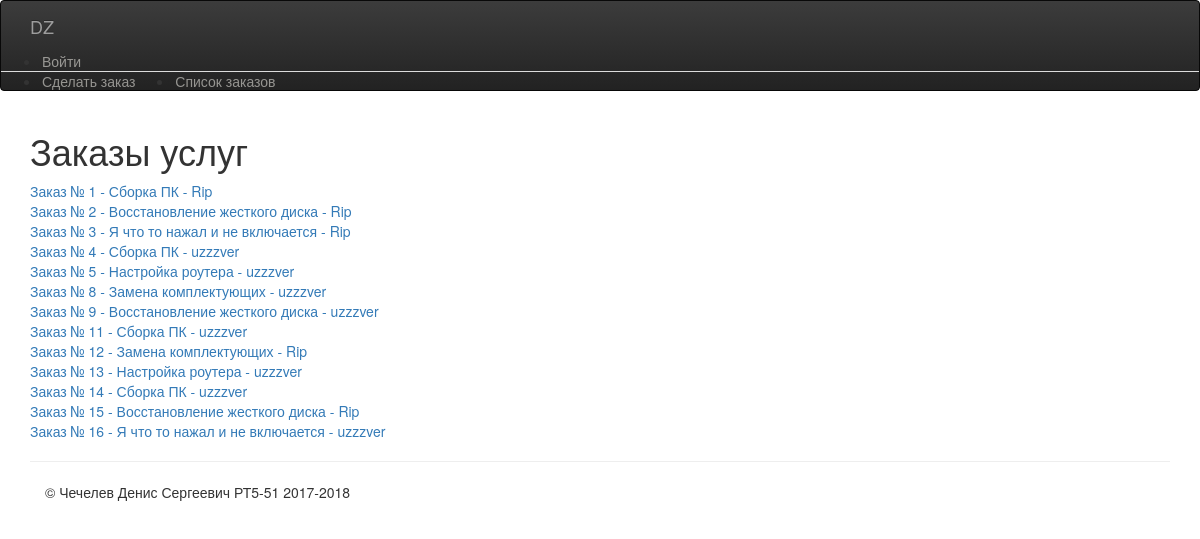
Page /allorders/ on the earlier database version.
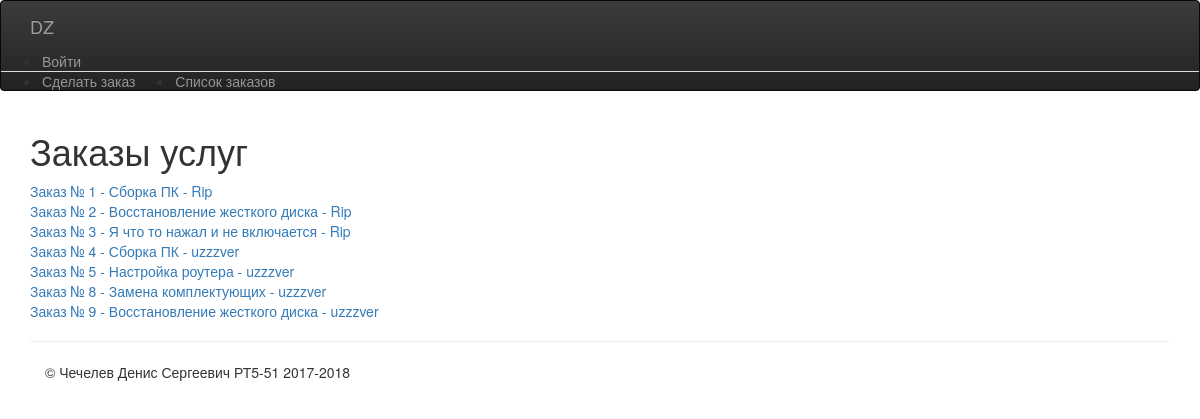
Same page on the later database version.
### loginsys/models.py (models this page shows)
class UserService(models.Model):
    id = models.AutoField(primary_key=True)
    user = models.ForeignKey(User, on_delete=models.CASCADE)
    service = models.ForeignKey(Service, on_delete=models.CASCADE)
    description = models.CharField(max_length=255, default="no desc")
    desc_picture = models.ImageField(default='order/images/333.png', upload_to='order/images')

class Service(models.Model):
    id = models.AutoField(primary_key=True)
    title = models.TextField(max_length=30)
    users = models.ManyToManyField(User, through='UserService')
    price = models.IntegerField(default=500)
    picture = models.ImageField(default='order/images/333.png', upload_to='order/images')
    def __str__(self):
        return self.title

### Lab5_App/views.py (the view, shortened to what this page needs)
# urls.py: url(r'^allorders/', AllOrders.as_view()),
class AllOrders(ListView):
    form_class = UserServiceForm
    model = UserService
    template_name = "allorders.html"
    def get_context_data(self, **kwargs):
        context = super().get_context_data(**kwargs)
        context['title'] = UserService.objects.all()
        return context

### templates/allorders.html (shortened to what this page needs)
{% extends 'base.html' %}
{% block header %}<h1 class="text-left">Заказы услуг</h1>{% endblock %}
{% block body %}
<div id="body" style="text-align: left">
    {% if object_list %}
            <table id="services">
                <div class="service">
                    {% for order in object_list %}
                        <a href="/allorders/{{ order.id }}" class="course-element">
                            <span class="service-title">Заказ № {{ order.id }} - {{ order.service }} - {{ order.user }}</span><br>
                        </a>
                    {% endfor %}
                </div>
            </table>
    {% endif %}
{% endblock %}

### templates/base.html (shortened to what this page needs)
<!DOCTYPE html>
<html lang="en">
<head>
    {% load static %}
    <link rel="stylesheet" type="text/css" href="{% static 'bootstrap.css' %}">
    <link rel="stylesheet" type="text/css" href="{% static 'bootstrap-theme.css' %}">
</head>
<body>
    <div class="navbar navbar-inverse">
        <div class="container">
            <div class="navbar-header">
                <a class="navbar-brand" href="{% url 'main' %}">DZ</a>
            </div>
        </div>
        <ul class="nav-tabs">
           {% if request.user.username %}
               <li><a style="color: rgba(255,254,246,0.52)" href="/auth/logout/">Выход ({{ request.user.username }})</a></li>
           {% else %}
               <li><a style="color: rgba(255,254,246,0.52)" href="/auth/login">Войти</a></li>
           {% endif %}
        <br><li><a style="color: rgba(255,254,246,0.52); margin-right: 1cm;" href="/order">Сделать заказ</a></li>
         <li><a style="color: rgba(255,254,246,0.52)" href="/allorders">Список заказов</a></li>
        </ul>
    </div>
    <div class="container">
        <header>{% block header %}{% endblock %}</header>
        <div>
            {% block body %}{% endblock %}
        </div>
    </div>
    <hr>
    <div class="container">
        <div class="footer">
            <p>&copy Чечелев Денис Сергеевич РТ5-51 2017-2018</p>
        </div>
    </div>
</body>
</html>

Differences in the rows shown:
removed UserService: id "11", service "Сборка ПК", user "uzzzver"
removed UserService: id "12", service "Замена комплектующих", user "Rip"
removed UserService: id "13", service "Настройка роутера", user "uzzzver"
removed UserService: id "14", service "Сборка ПК", user "uzzzver"
removed UserService: id "15", service "Восстановление жесткого диска", user "Rip"
removed UserService: id "16", service "Я что то нажал и не включается", user "uzzzver"
